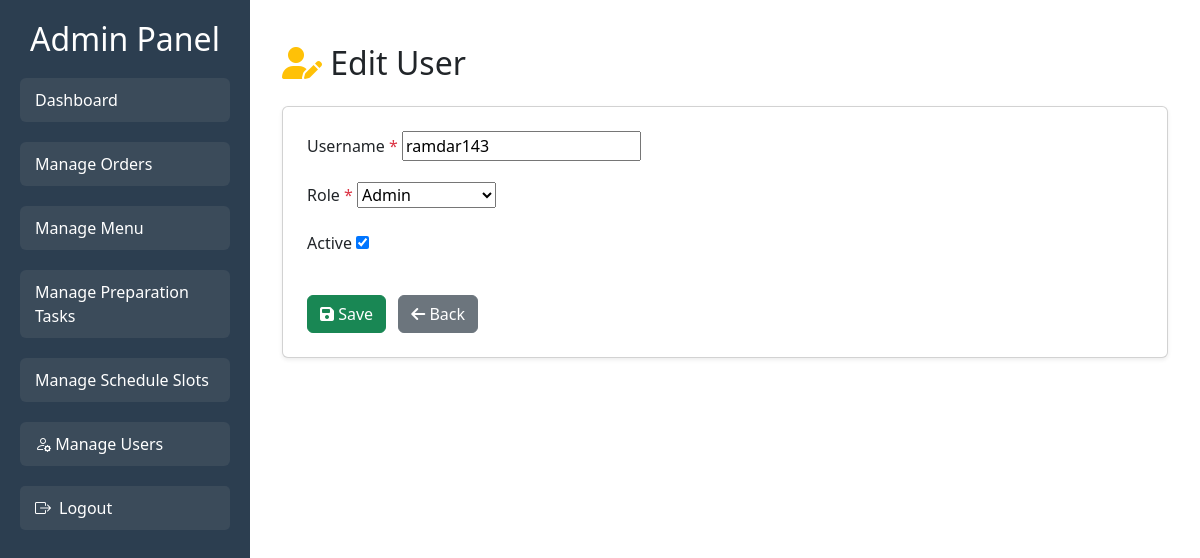
/users/manage-users/1/update/ (signed in), run on the app's committed database.
### users/models.py (models this page shows, shortened)
class User(AbstractUser):
    class Roles(models.TextChoices):
        ADMIN = 'Admin', 'Admin'
        KITCHEN = 'KitchenStaff', 'Kitchen Staff'
        DELIVERY = 'DeliveryStaff', 'Delivery Staff'
        ORDER_MANAGER = 'OrderManager', 'Order Manager'
        CUSTOMER = 'Customer', 'Customer'
    role = models.CharField(
        max_length=20,
        choices=Roles.choices,
        default=Roles.CUSTOMER
    )

### users/views.py (the view)
# urls.py: path('manage-users/<int:pk>/update/', views.user_update, name='user_update'),
@user_passes_test(admin_required)
@user_passes_test(admin_required)
def user_update(request, pk):
    user = get_object_or_404(User, pk=pk)
    if request.method == 'POST':
        form = AdminUserUpdateForm(request.POST, instance=user)
        if form.is_valid():
            form.save()
            messages.success(request, "User updated.")
            return redirect('users:manage_users')
    else:
        form = AdminUserUpdateForm(instance=user)
    return render(request, 'users/user_form.html', {'form': form, 'title': 'Edit User'})

### users/forms.py
class AdminUserUpdateForm(UserChangeForm):
    password = None  # Hide the password field/hash
    class Meta:
        model = User
        fields = ('username', 'role', 'is_active')
    def __init__(self, *args, **kwargs):
        super().__init__(*args, **kwargs)
        self.fields['role'].choices = User.Roles.choices

### users/views.py (called while the page is built)
def admin_required(user):
    return user.is_superuser or getattr(user, 'role', None) == 'Admin'

### users/templates/users/user_form.html (shortened to what this page needs)
{% extends "base_for_admin.html" %}
{% block content %}
<div class="container mt-4">
  <h2 class="mb-4">
    {% if "Edit" in title %}
      <i class="fas fa-user-edit text-warning"></i>
    {% else %}
      <i class="fas fa-user-plus text-primary"></i>
    {% endif %}
    {{ title }}
  </h2>
  <form method="post" class="card p-4 shadow-sm" enctype="multipart/form-data">
    {% for field in form %}
      <div class="mb-3">
        <label for="{{ field.id_for_label }}" class="form-label">
          {{ field.label }} {% if field.field.required %}<span class="text-danger">*</span>{% endif %}
        </label>
        {{ field }}
      </div>
    {% endfor %}
    <div class="mt-3">
      <button type="submit" class="btn btn-success me-2">
        <i class="fas fa-save"></i> Save
      </button>
      <a href="{% url 'users:manage_users' %}" class="btn btn-secondary">
        <i class="fas fa-arrow-left"></i> Back
      </a>
    </div>
  </form>
</div>
{% endblock %}

### static/css/styles.css (style rules this page uses)
body { margin: 0; font-family: Arial, sans-serif; }

### data on the page
User: form "ramdar143" "Admin" "☑"

### other printed values
{{ title }} "Edit User"
{{ field.label }} "Username" "Role" "Active"
